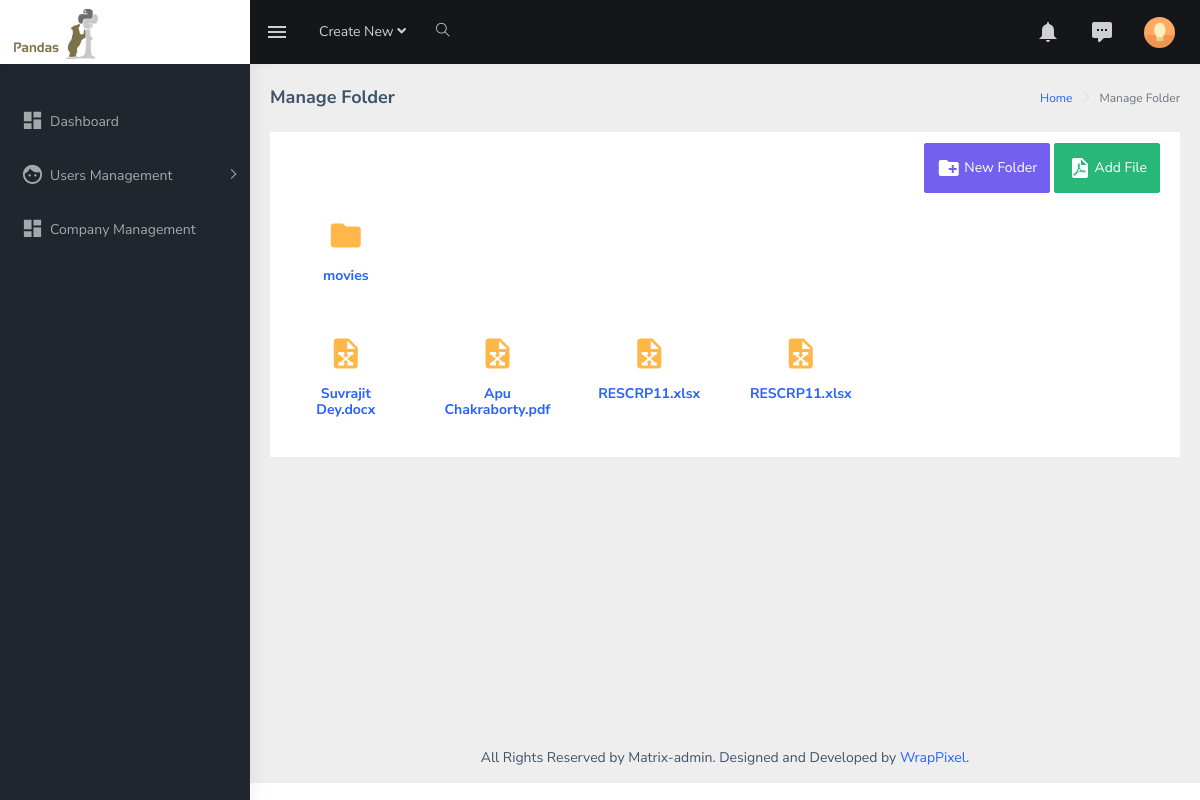
/manage_folder/6/ (signed in), run on an earlier commit of the app's database.
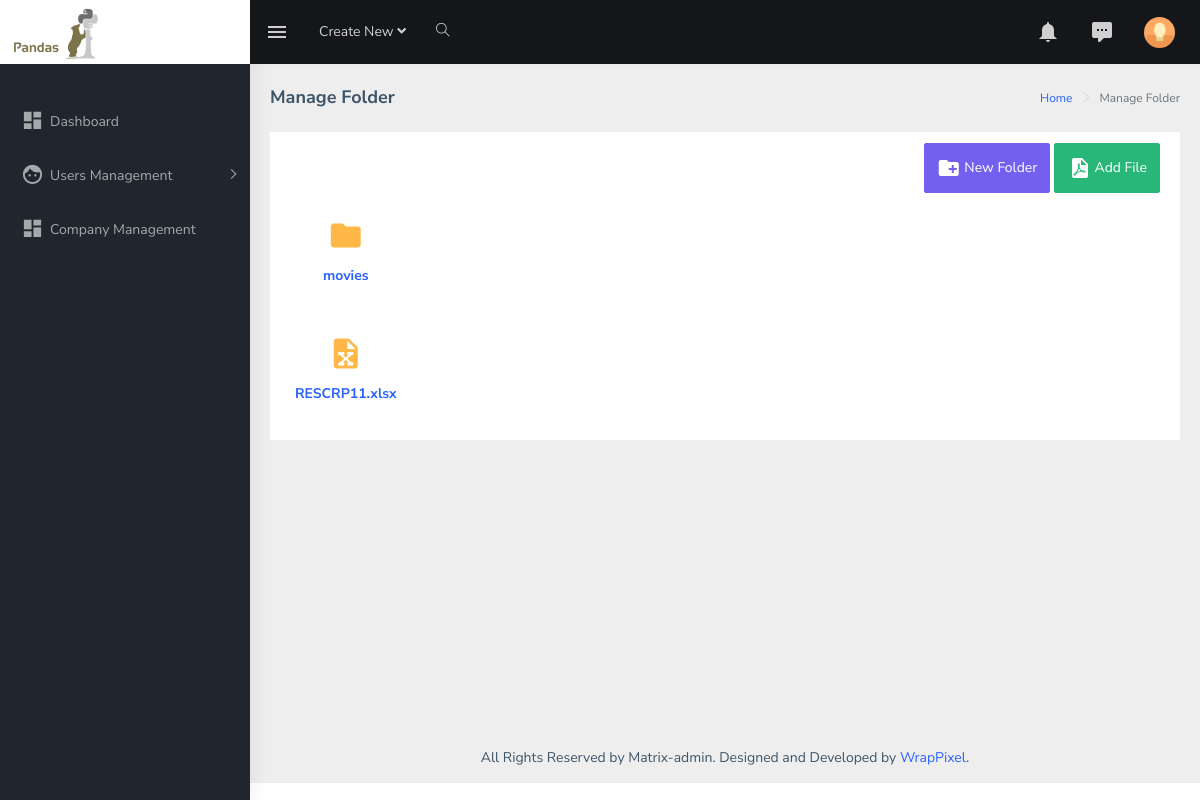
And on a later commit of the database.
### app/models/user_model.py (models this page shows, shortened)
class FolderList(models.Model):
    company = models.ForeignKey(
        Company,
        db_index = True,
        null = True,
        blank = True,
        on_delete = models.CASCADE,
    )
    parent_folder = models.ForeignKey(
        'self',
        db_index = True,
        null = True,
        blank = True,
        on_delete = models.CASCADE,
    )
    folder_name = models.CharField(
        max_length = 250,
        db_index = True,
        blank = False,
        null = True,
    )
    added_on = models.DateTimeField(
        auto_now_add = True,
        db_index = True,
    )
    class Meta:
        verbose_name_plural = "Folder_List_Table"

class UploadedFiles(models.Model):
    user = models.ForeignKey(
        User,
        db_index = True,
        null = True,
        blank = True,
        on_delete = models.CASCADE,
    )
    company = models.ForeignKey(
        Company,
        db_index = True,
        null = True,
        blank = True,
        on_delete = models.CASCADE,
    )
    company_folder = models.BooleanField(
        default = True,
        db_index = True,
    )
    folder_path = models.ForeignKey(
        FolderList,
        db_index = True,
        null = True,
        blank = True,
        on_delete = models.CASCADE,
    )
    uploaded_file = models.CharField(
        null = True,
        blank = True,
        max_length = 250,
    )
    no_of_rows = models.IntegerField(
        default = 0,
        db_index = True,
    )
    class Meta:
        verbose_name_plural = "Uploaded_Files_Table"

### app/views/folder_management.py (the view, shortened to what this page needs)
# urls.py: path('manage_folder/<int:company>/', never_cache(login_required(folder_management.ManageFolderView.as_view())), name = 'manage_folder'),
class ManageFolderView(View):
    template_name = 'app/base/base.html'
    data = defaultdict()
    data["included_template"] = 'app/folder_management/manage_folder.html'
    data["css_files"] = []
    data["js_files"] = ['custom_files/js/folder_management.js']
    data["page_title"] = "Manage Folder"
    def get(self, request, company=None, parent_folder=None):
        try:
            comp = user_model.Company.objects.get(pk = int(company))
        except:
            return redirect("/unauthorized/", permanent=False)
        self.data["company_ids"] = company
        self.data["parent_folder_ids"] = parent_folder if parent_folder is not None else ""
        self.data["add_folder_form"] = company_forms.FolderForm()
        folderlist = user_model.FolderList.objects.filter(company = comp)
        if parent_folder is not None:
            folderlist = folderlist.filter(parent_folder_id = int(parent_folder))
        else:
            folderlist = folderlist.filter(parent_folder__isnull = True)
        self.data["folder_list"] = folderlist
        filelist = user_model.UploadedFiles.objects.filter(company = comp)
        if parent_folder is not None:
            filelist = filelist.filter(folder_path_id = int(parent_folder))
        else:
            filelist = filelist.filter(company_folder = True, folder_path__isnull = True)
        self.data["filelist"] = filelist
        self.data["rename_folder_form"] = []
        i = 0
        for folder in folderlist:
            xx = {}
            xx["company_ids"] = folder.company.id
            xx["parent_folder_ids"] = folder.parent_folder.id if folder.parent_folder is not None else ""
            xx["form_prefix"] = "form_"+str(i)
            xx["ids"] = folder.id
            xx["form"] = company_forms.FolderForm(instance=folder, prefix="form_"+str(i))
            self.data["rename_folder_form"].append(xx)
            i +=1
        self.data["upload_file_form"] = company_forms.UploadFileForm()
        return render(request, self.template_name, self.data)

### app/templatetags/common_filters.py (called while the page is built)
@register.simple_tag
def load_css_files(scripts = list()):
    html = []
    for script in scripts:
        html.append('<link rel="stylesheet" href="'+settings.STATIC_URL+script+'"/>')
    return safestring.mark_safe(''.join(html))

@register.simple_tag
def load_javascript_files(scripts = list()):
    html = []
    for script in scripts:
        html.append('<script src="'+settings.STATIC_URL+script+'"></script>')
    return safestring.mark_safe(''.join(html))

### app/templates/app/base/base.html (shortened to what this page needs)
{% load static %}
{% load common_filters %}
<!DOCTYPE html>
<html dir="ltr" lang="en">
<head>
    <link href="{% static 'base_files/css/style.min.css' %}" rel="stylesheet">
</head>
<body>
    <div id="main-wrapper">
        <header class="topbar" data-navbarbg="skin5">
            <nav class="navbar top-navbar navbar-expand-md navbar-dark">
                <div class="navbar-header" data-logobg="skin5">
                    <a class="navbar-brand" href="index.html"  style="background-color:#FFF; text-align:center">
                        <span class="logo-text text-center">
                             <img src="{% static 'images/numpy-pandas.jpeg' %}" style="width:92px;" alt="homepage" class="light-logo" />
                        </span>
                    </a>
                </div>
                <div class="navbar-collapse collapse" id="navbarSupportedContent" data-navbarbg="skin5">
                    <ul class="navbar-nav float-left mr-auto">
                        <li class="nav-item d-none d-md-block"><a class="nav-link sidebartoggler waves-effect waves-light" href="javascript:void(0)" data-sidebartype="mini-sidebar"><i class="mdi mdi-menu font-24"></i></a></li>
                        <li class="nav-item dropdown">
                            <a class="nav-link dropdown-toggle" href="#" id="navbarDropdown" role="button" data-toggle="dropdown" aria-haspopup="true" aria-expanded="false">
                             <span class="d-none d-md-block">Create New <i class="fa fa-angle-down"></i></span>
                            </a>
                        </li>
                        <li class="nav-item search-box"> <a class="nav-link waves-effect waves-dark" href="javascript:void(0)"><i class="ti-search"></i></a>
                        </li>
                    </ul>
                    <ul class="navbar-nav float-right">
                        <li class="nav-item dropdown">
                            <a class="nav-link dropdown-toggle waves-effect waves-dark" href="" data-toggle="dropdown" aria-haspopup="true" aria-expanded="false"> <i class="mdi mdi-bell font-24"></i>
                            </a>
                        </li>
                        <li class="nav-item dropdown">
                            <a class="nav-link dropdown-toggle waves-effect waves-dark" href="" id="2" data-toggle="dropdown" aria-haspopup="true" aria-expanded="false"> <i class="font-24 mdi mdi-comment-processing"></i>
                            </a>
                        </li>
                        <li class="nav-item dropdown">
                            <a class="nav-link dropdown-toggle text-muted waves-effect waves-dark pro-pic" href="" data-toggle="dropdown" aria-haspopup="true" aria-expanded="false"><img src="../../assets/images/users/1.jpg" alt="user" class="rounded-circle" width="31"></a>
                        </li>
                    </ul>
                </div>
            </nav>
        </header>
        <aside class="left-sidebar" data-sidebarbg="skin5">
            <div class="scroll-sidebar">
                <nav class="sidebar-nav">
                    <ul id="sidebarnav" class="p-t-30">
                        <li class="sidebar-item">
							<a class="sidebar-link waves-effect waves-dark sidebar-link" href="index.html" aria-expanded="false">
								<i class="mdi mdi-view-dashboard"></i>
								<span class="hide-menu">Dashboard</span>
							</a>
						</li>
                        <li class="sidebar-item"> <a class="sidebar-link has-arrow waves-effect waves-dark" href="javascript:void(0)" aria-expanded="false"><i class="mdi mdi-face"></i><span class="hide-menu">Users Management</span></a>
                        </li>
                        <li class="sidebar-item">
							<a class="sidebar-link waves-effect waves-dark sidebar-link" href="{% url 'manage_company' %}" aria-expanded="false">
								<i class="mdi mdi-view-dashboard"></i>
								<span class="hide-menu">Company Management</span>
							</a>
						</li>
                    </ul>
                </nav>
            </div>
        </aside>
        <div class="page-wrapper">
             <div class="page-breadcrumb">
                <div class="row">
                    <div class="col-12 d-flex no-block align-items-center">
                        <h4 class="page-title">{{page_title}}</h4>
                        <div class="ml-auto text-right">
                            <nav aria-label="breadcrumb">
                                <ol class="breadcrumb">
                                    <li class="breadcrumb-item"><a href="#">Home</a></li>
                                    <li class="breadcrumb-item active" aria-current="page">{{page_title}}</li>
                                </ol>
                            </nav>
                        </div>
                    </div>
                </div>
            </div>
            <div class="container-fluid">
                {% include included_template %}
            </div>
            <footer class="footer text-center">
                All Rights Reserved by Matrix-admin. Designed and Developed by <a href="https://wrappixel.com">WrapPixel</a>.
            </footer>
        </div>
    </div>
</body>
</html>

### app/templates/app/folder_management/manage_folder.html (shortened to what this page needs)
<div class="row">
	<div class="col-md-12">
		<div class="card">
			<div class="card-body" style="padding:0.7rem 1.25rem; text-align:right">
				<button class="btn btn-primary" data-toggle="modal" data-target="#add_folder_modal">
					<i class="mdi mdi-24px mdi-folder-plus"></i>
					<span style="display: inline;position: relative;top: -5px;"> New Folder</span>
				</button>
				<button class="btn btn-success" data-toggle="modal" data-target="#upload_file_modal">
					<i class="mdi mdi-24px mdi-file-pdf"></i>
					<span style="display: inline;position: relative;top: -5px;"> Add File</span>
				</button>
			</div>
			<div class="row">
				<div class="col-12">
					<ul style="padding:0px; margin:0px;">
						{% for folder in folder_list %}
							<li class="col-md-3 col-lg-2 col-xlg-2" style="float:left; list-style-type:none; cursor:pointer">
								<div class="folder-item card">
									<a href="/manage_folder/{{folder.company.id}}/{{folder.id}}/">
										<div class="box text-center">
											<h1 class="font-light text-warning"><i class="mdi mdi-folder"></i></h1>
											<h6>{{folder.folder_name}}</h6>
										</div>
									</a>
								</div>
							</li>
						{% endfor %}
					</ul>
				</div>
			</div>
			<div class="row">
				<div class="col-12">
					<ul style="padding:0px; margin:0px;">
						{% for file in filelist %}
							<li class="col-md-3 col-lg-2 col-xlg-2" style="float:left; list-style-type:none; cursor:pointer">
								<div class="folder-item card">
									<a href="{% url 'manage_file' file.id %}">
										<div class="box text-center">
											<h1 class="font-light text-warning"><i class="mdi mdi-file-excel"></i></h1>
											<h6>{{file.uploaded_file}}</h6>
										</div>
									</a>
								</div>
							</li>
						{% endfor %}
					</ul>
				</div>
			</div>
        </div>
    </div>
</div>

What changed in the data, as far as the page shows it:
removed UploadedFiles: uploaded_file "Suvrajit Dey.docx"
removed UploadedFiles: uploaded_file "Apu Chakraborty.pdf"
removed UploadedFiles: uploaded_file "RESCRP11.xlsx"
